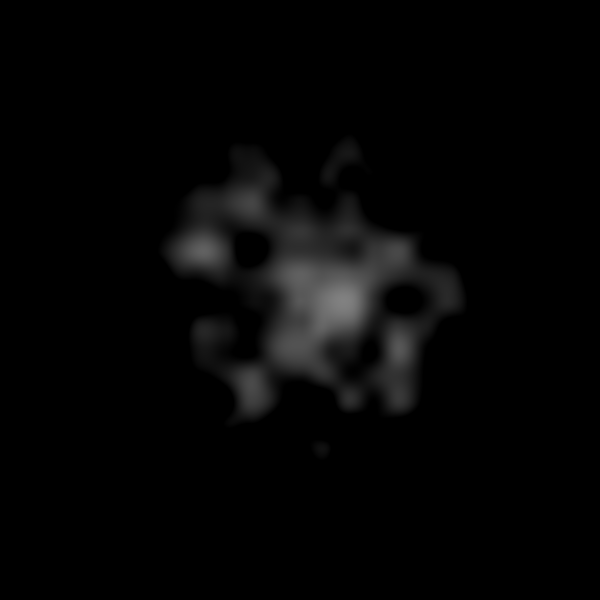
Frame 1 (no input)
Frame 2 (the mouse pressed at the canvas centre, redrawn once): identical to frame 1, image omitted

The p5.js sketch that drew this single still picture (run headless with seeded random() and noise() and a simulated clock; the mouse was pressed at the canvas centre and the sketch redrawn once):

// p5.js sketch
// ── sketch.js
let heightmap;
function setup() {
  createCanvas(600,600);
  heightmap = generateHeightMap(600,0.02);
}

function draw() {
  background(0);
  image(heightmap,0,0);
  print('img');
  noLoop();
}

function generateHeightMap(size, roughness){
  noiseDetail(2,0.5)
  let img = createImage(width, height);
  img.loadPixels();
  for (let x = 0; x < img.width; x += 1) {
    for (let y = 0; y < img.height; y += 1) {
      let nx = x*roughness;
      let ny = y*roughness;
      img.set(x, y, noise(nx,ny)*255-dist(width/2,height/2,x,y) *(255/(size/2)));
    }
  }
  img.updatePixels();
  return img;
}
